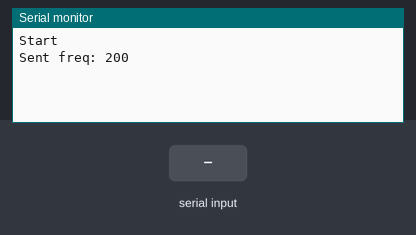
This sketch was run on a simulated Arduino Uno, built with avr-gcc and run on an emulated ATmega328P. Parts: the last lines printed to the serial monitor. The test bench sets the inputs (shaded band).

Above: at 1.6 s.
1.7 s: byte 30 received over Serial
At 1.96 s:
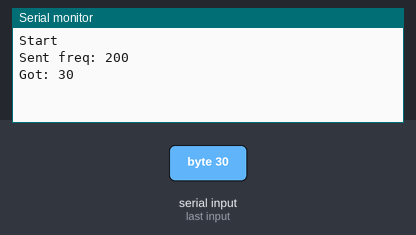
3.2 s: byte 90 received over Serial
At 11.5 s:
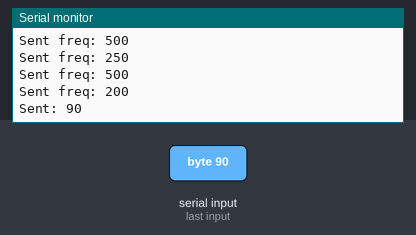
Timing chart, 0 to 12.2 s (numbered marks = the images above; inputs shaded):
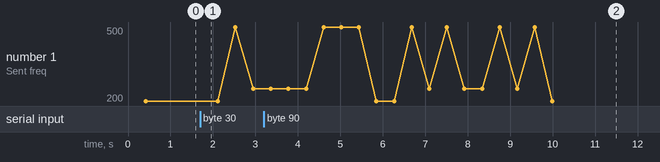

Measured:
- after the input at 1.7 s, the serial monitor: prints a new line at once (image 1)
- after the input at 3.2 s, the serial monitor: prints a new line after 2.7 s (image 2)
- plotted number 1: 200 → 250 after the input at 1.7 s

The sketch:

OurOwnData.ino
```cpp
int c;
int recv;
int currBit;
long count;
//predefined freqs for 0bit, 1bit, nextbit, nextByte
#define lowBit 500
#define highBit 250
#define nextBit 320
#define nextLetter 200

//length of the messages. replace the middle number with the amount of time in secs per letter
#define messLength 1000000*.2/2

void setup()
{

  pinMode(3, OUTPUT);
  Serial.begin(57600);
  Serial.println("Start");
  recv = 0;
  //send the start bit
  sendBit(nextLetter);
}

void loop()
{
  while(Serial.available())
  {
        c = Serial.read(); //1byte Lead
        Serial.print("Got: ");
        Serial.println(c);
        // send the prepare to read bit
        sendBit(nextLetter);


        //for each bit in letter, send bit then send nextBit.
        for (int i = 0; i < 8; i++ ){
          // read the bit
          currBit = bitRead(c, i);
          bitClear(c, i);

          if (currBit){
            sendBit( highBit);
            bitWrite(recv, i, 1);

          } else {
            sendBit(lowBit);
            bitWrite(recv, i, 0);
          }


        }
        // send nextLetter to save we finished the letter
        sendBit(nextLetter);
          Serial.print("Sent: ");
          Serial.println(recv);
          recv = 0;

  }
}

void sendBit(int freq){
   count = 0;
   //send bit
   //while counts how many times we've gone through the squarewave. That times the period gets us the message length
   //messagelength is how long we're sending the message for.
  while (messLength > (count * freq))
  {
    digitalWrite(3, HIGH);
    delayMicroseconds(freq);

    digitalWrite(3, LOW);
    delayMicroseconds(freq);
    count++;
  }
  count = 0;

  //send the nextBit freq to say we finished that bit
  while (messLength > (count * nextBit))
  {
    digitalWrite(3, HIGH);
    delayMicroseconds(nextBit);

    digitalWrite(3, LOW);
    delayMicroseconds(nextBit);
    count++;
  }
  Serial.print("Sent freq: ");
  Serial.println(freq);

}
```
